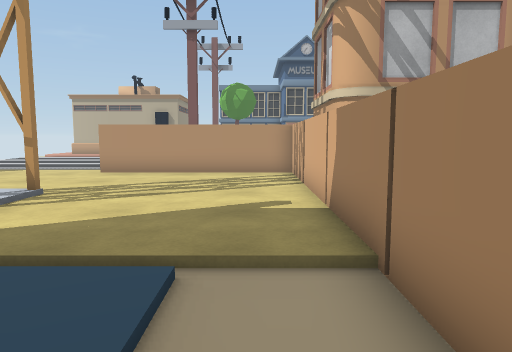
[1] (above)

20 first-person views from a walk through a scene from a Unity 3-D project. The camera is 1.3 m above the floor, tilts 6° down and sees 70° across. The floor is counted in squares, 1 m on a side. Each view is taken from the middle of a square. On the plan, view 1 faces up. The plan holds only what a view shows up to about 15 squares ahead; the rest is blank. The place goes on beyond the plan. The player character is not drawn.

[2]
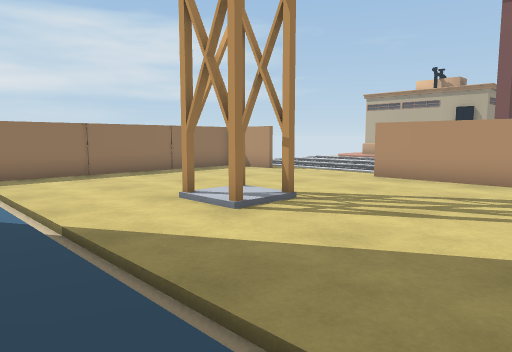

[3]
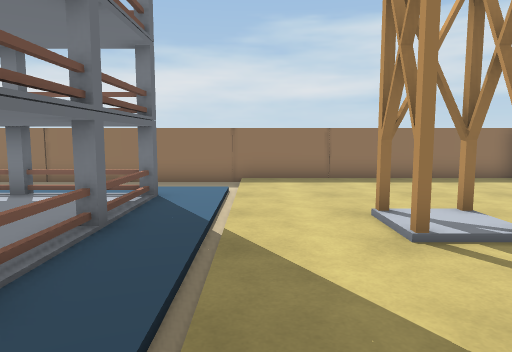

[4]
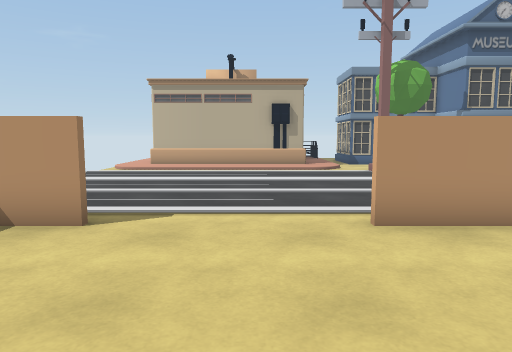

[5]
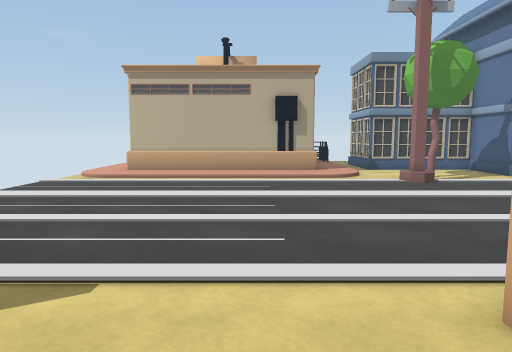

[6]
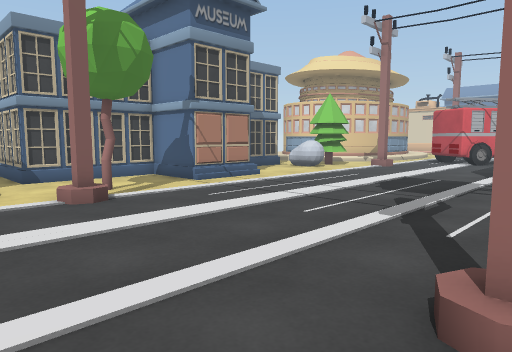

[7]
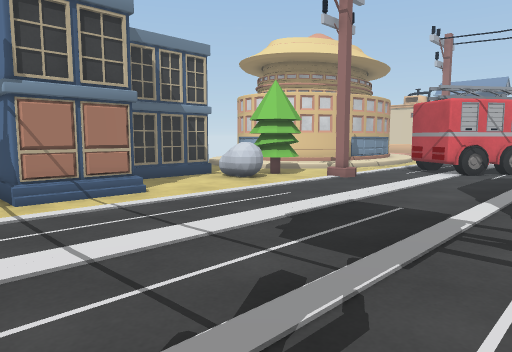

[8]
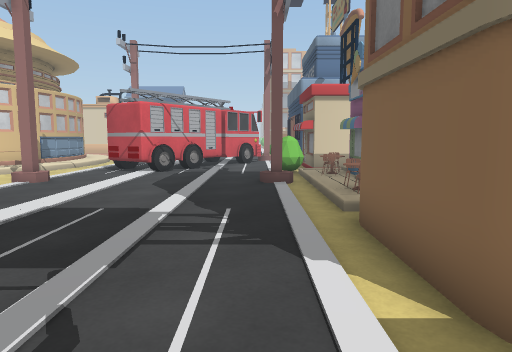

[9]
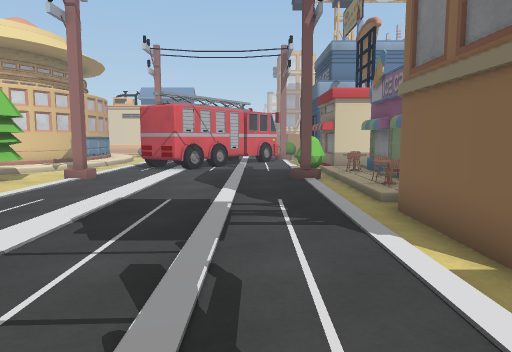

[10]
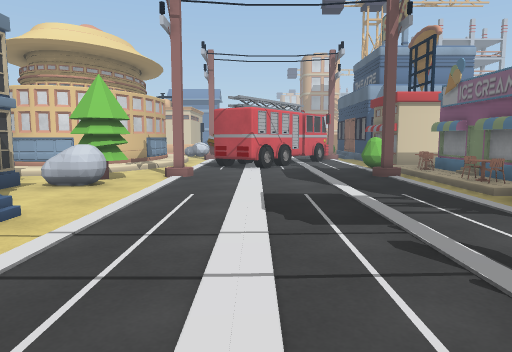

[11]
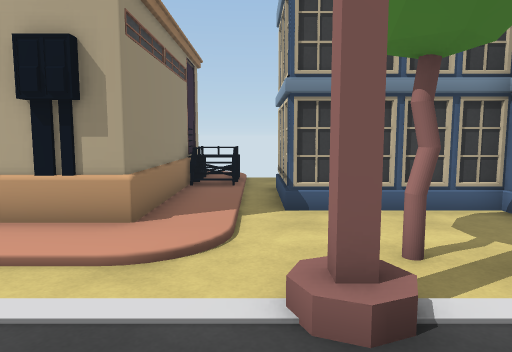

[12]
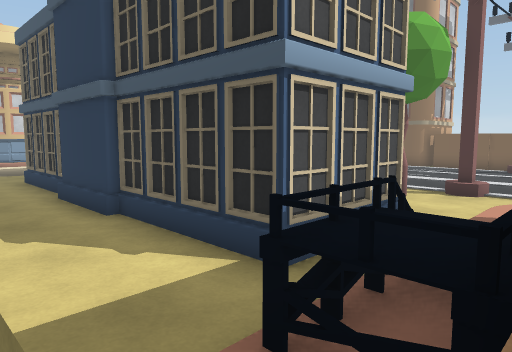

[13]
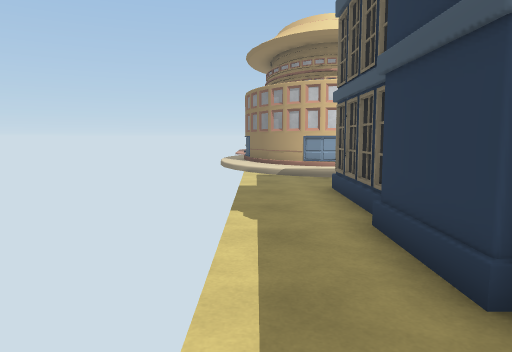

[14]
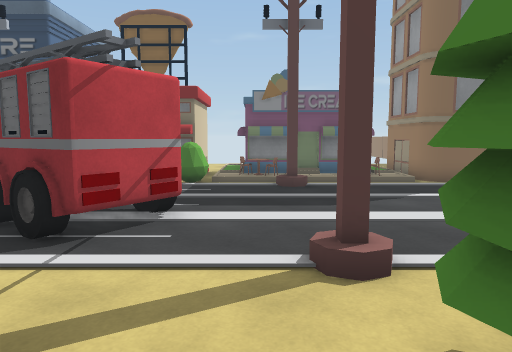

[15]
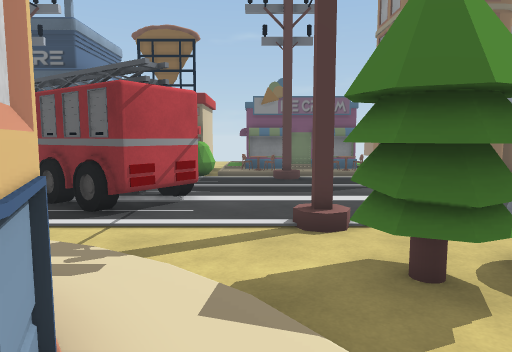

[16]
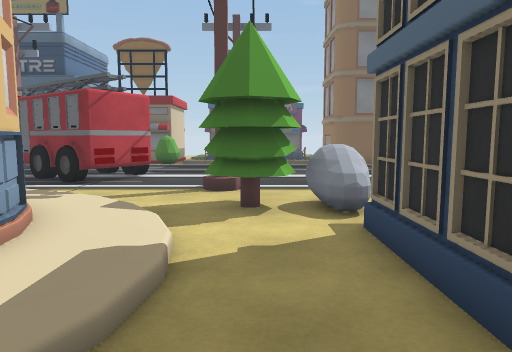

[17]
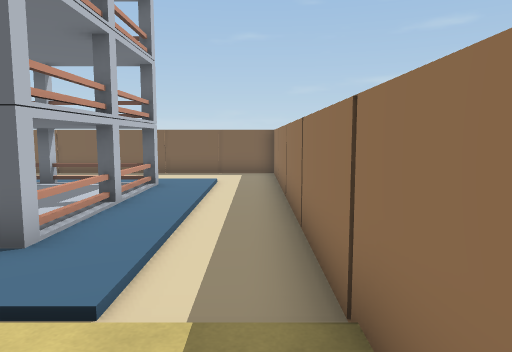

[18]
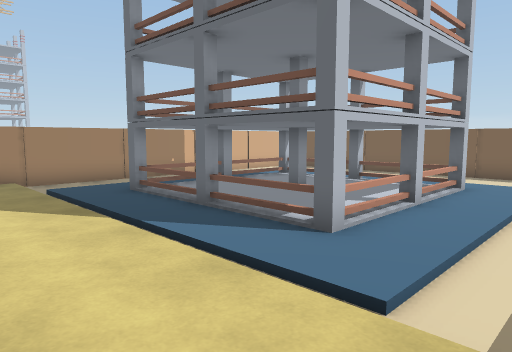

[19]
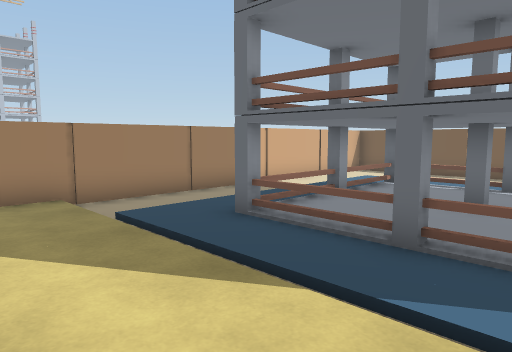

[20]
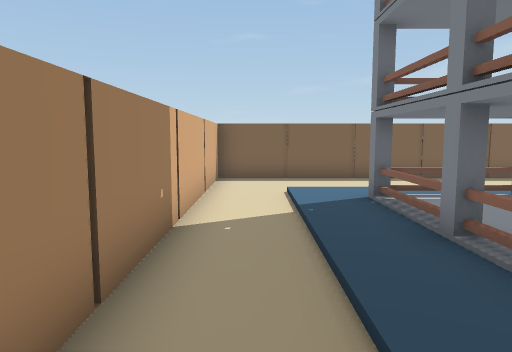

### Floor plan
Key: @ floor where view 1 was taken; # wall or solid block; . main floor; - floor 0.25 m lower than the main floor; / step, stairs or slope; T tree; R rock; B bush; H thing the floor can be seen under or through; O other object.
Columns run from 13 left of view 1 to 16 right of it. Each row starts with its distance up from view 1.
 31         .
 30         #................//.
 29         #O.............../.#
 28         #O.###########../.##
 27         #..#         #../.#
 26         #..#        ##../.#
 25         #..#####  ###O../.##
 24 /.      #......#  ...R.T./.##
 23 /.#######......###...RRTT.//
 22 //////////..T..........T..../
 21 ........../#............#.....
 20 .........../................O.
 19 ...........................#OO
 18 ...........................OOO
 17  ...........................OO
 16   ...........................
 15   ...........................
 14    ..........................
 13    .........  ..........#..B
 12  ###....############.O/..O BOO
 11  #............#    # OOOOO #
 10  #............#    # O   O #
  9  #............#
  8  #............#             OO
  7  #.....##.....#
  6  #.....##.....#
  5  #............#
  4  #............#
  3  #-/--------/-#
  2  #-/-######-/-#
  1  #-/-#  # ##/-#
  0  #-/-#  #  #/@#
 -1  #-/-#  ####/-#
 -2  #-/-#  H  #/-#
 -3  #-/-#     #/-#
 -4  #-/-#HHHHHH/-#
 -5  #-/--- ----/-#
 -6  #----     ---#
 -7  #-----  -----#
 -8  #------------#
 -9  ##############

Where each view was taken, in squares from view 1:
view 1: 0 up, 0 right, facing up
view 2: 2 up, 0 right, facing up-left
view 3: 4 up, 0 right, facing left
view 4: 7 up, 7 left, facing up
view 5: 10 up, 7 left, facing up
view 6: 13 up, 5 left, facing up-right
view 7: 14 up, 0 right, facing up-right
view 8: 14 up, 0 right, facing right
view 9: 15 up, 1 left, facing right
view 10: 18 up, 2 left, facing right
view 11: 18 up, 3 left, facing up
view 12: 31 up, 5 left, facing down-right
view 13: 30 up, 1 left, facing right
view 14: 25 up, 12 right, facing down
view 15: 27 up, 12 right, facing down
view 16: 30 up, 10 right, facing down
view 17: 6 up, 11 left, facing down
view 18: 6 up, 11 left, facing down-right
view 19: 6 up, 7 left, facing down-right
view 20: 3 up, 0 right, facing down
